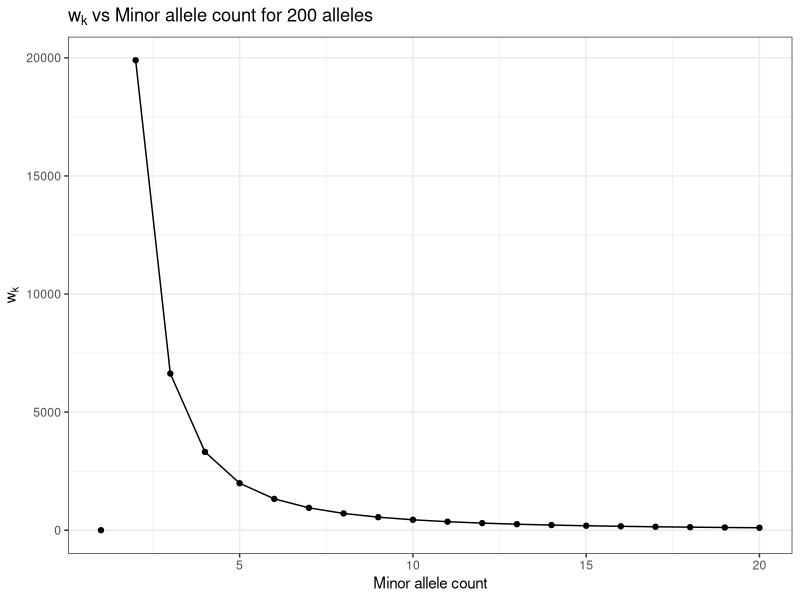

Generate this figure with R:
library(ggplot2)
n <- 200
mac <- 1:n

w_k <- choose(n,2)/choose(mac,2)
w_k[1] <-0
df <- data.frame(w_k=w_k, mac=mac)


setEPS()
postscript("supplemental_figure_wk.eps")

ggplot(df[2:20,]) +geom_line(aes(x=mac,y=w_k)) +theme_bw() + 
    labs(y=expression(w[k]),x="Minor allele count") + ggtitle(expression(w[k]*" vs Minor allele count for 200 alleles")) +
    geom_point(data=df[1:20,], aes(x=mac,y=w_k))
dev.off()
